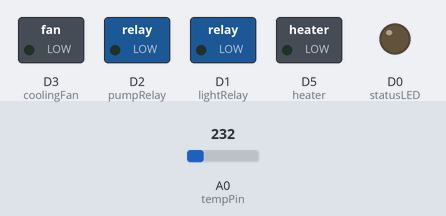
A sketch run on a simulated ESP8266 (NodeMCU). On the bench: switched loads named in the sketch (green lamp = pin HIGH), output pins drawn as LEDs (lit = HIGH). The test bench sets the inputs (shaded band); at power-on: A0 (tempPin) = 232. WiFi joins after 1.5 s; servers stay silent unless stated; what the sketch prints to the serial monitor is not drawn.

Above: at 4.3 s.
4.4 s: A0 (tempPin) set to 255
5.9 s: A0 (tempPin) set to 274
At 7.0 s:
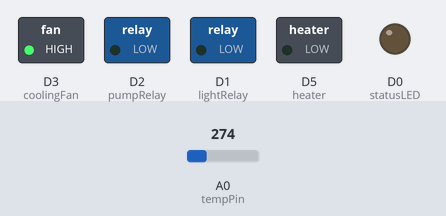
10.4 s: A0 (tempPin) set to 266
At 11.6 s:
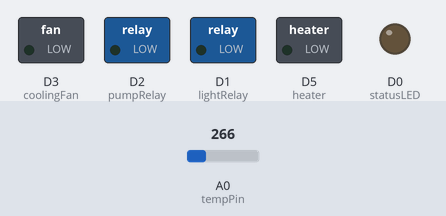
11.9 s: A0 (tempPin) set to 290
At 12.8 s:
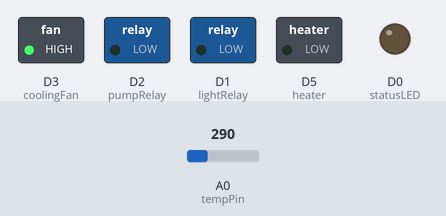
Timing chart, 0 to 14.4 s (numbered marks = the images above; inputs shaded):
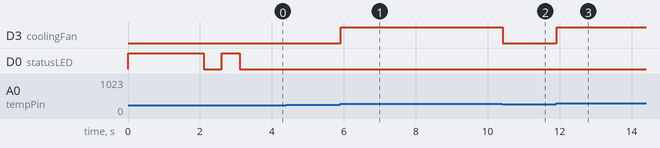

The sketch:

activateDevicesArduinoESPPosted.ino
```cpp
/*
 * This sketch will accept input from
 * a website and use that input to activate
 * lights attached to an optocoupler
 * and a DC pump by way of a relay
 * It also performs climate control functions
 * by testing values set by the website
 * against the current temperature and activate
 * either heating or cooling(extractor fans)
 * when the temperature is out of set parameters
 *
 * This sketch is designed for use
 * with a nodeMCU esp8266 12-E
 *
 * Created by Samuel Sheedy and Stephaine Ryan Istvan
 * Date: 10/03/2018
 */

//Include the espboard libraries we need
#include <ESP8266WiFi.h>
//#include <ESP8266WebServer.h> //note this library is not used, it has been added in case we decide to change how we implement the server
//Define our pins for each of the modules
#define lightRelay D1
#define pumpRelay D2
#define coolingFan D3
#define heater D5
#define tempPin A0
#define statusLED 16 //This is just for testing
//Create a server object that will listen on port 80
WiFiServer server(80);
//Set a static IP address
IPAddress ip(192,168,0,59);
IPAddress subnet(255,255,255,0);
IPAddress gateway(192,168,0,1);
//Create global variables that we will use in the program
//currentMillis will be used to test how long the pump has been running
long int currentMillis = 0;
//max and min temperature values will be used for climate control
float maxTemp = 30;
float minTemp = 0;

void setup()
{
  //set the defined pins to outputs
  pinMode(lightRelay,OUTPUT);
  pinMode(pumpRelay,OUTPUT);
  pinMode(coolingFan,OUTPUT);
  pinMode(heater,OUTPUT);
  pinMode(statusLED,OUTPUT);
  Serial.begin(115200);
  //Connect to wifi with the SSID and Password
  WiFi.config(ip,gateway, subnet);
  WiFi.begin("xxxxx","xxxxx");
  while ((!(WiFi.status() == WL_CONNECTED)))
  {
    digitalWrite(statusLED, HIGH);
    delay(200);
    digitalWrite(statusLED, LOW);
    Serial.println("connecting");
  }
  //flash the on board led twice after we have connected successfully
  digitalWrite(statusLED, HIGH);
  delay(500);
  digitalWrite(statusLED, LOW);
  delay(500);
  digitalWrite(statusLED, HIGH);
  delay(500);
  digitalWrite(statusLED, LOW);
  Serial.println(WiFi.localIP());
  //Set the server to start listening for incoming traffic
  server.begin();
}
void loop()
{
  //Run the function that tests the values of min and max temp
  float curTemp = checkTempRange();
  //Serial.println(WiFi.localIP()); //Debug - To find out ip of device
 //check if the device is still connected to wifi, connect again if it is not
  connectToWifi();
  //Run the function that listens for clients
  gatherData(curTemp);
  //Check how long the pump has been running for
  if(millis() >= (currentMillis + 15000))
  {
    //run the function that turns off the pump if true
    timerOverflow();
  }
}
void gatherData(float curTemp)
{
  //Create String variables that hold the input from the client
  //and the response that the device will send
  String clientInput = "initial",clientResponse;
  //Create a WiFiClient object
  WiFiClient client = server.available();
  //Check if there was a client connection, return to main if not
  if (!client) {return; }
  while(!client.available()){delay(1);}
  //if the client has connected then check what it has sent
  if (client.available())
  {
    //Loop through the request headers until the blank
    //line at the end
    while(clientInput.length() >= 2)
    {
       clientInput = client.readStringUntil('\n');
       Serial.println(clientInput);
    }
    //get the posted string
    clientInput = client.readStringUntil('/');
    Serial.println(clientInput);
    //trim whitespace from the string
    clientInput.trim();
    //respond to the client with http headers
    sendHeadersToClient(client);
    //run the function that will turn on or off devices
    clientResponse = activateDevices(client, clientInput, curTemp);
    //send a response to the client
    client.print(clientResponse);
    //close the connection to the client
    client.stop();
    delay(1);
  }
}
void timerOverflow()
{
  //turn off the pump
  digitalWrite(pumpRelay,LOW);
}
void connectToWifi()
{
  //This function will test if the board has
  //a connection to an access point
  //and if it doesn't it will attempt to connect
  //to a specific access point
  if((!(WiFi.status() == WL_CONNECTED)))
  {
    WiFi.config(ip,gateway, subnet);
    WiFi.begin("NeffyNet","pword123");
    while ((!(WiFi.status() == WL_CONNECTED)))
    {
      Serial.println("Connecting");
      digitalWrite(statusLED,HIGH);
      delay(200);
      digitalWrite(statusLED, LOW);
    }
    Serial.println("Connected");
    Serial.println(WiFi.localIP());
    digitalWrite(statusLED, HIGH);
    delay(500);
    digitalWrite(statusLED, LOW);
    delay(500);
    digitalWrite(statusLED, HIGH);
    delay(500);
    digitalWrite(statusLED,LOW);
  }
}
void sendHeadersToClient(WiFiClient client) //WiFiClient for esp8266, BridgeClient if using the arduino yun
{
  //This function prints the response headers to the client
  client.println("HTTP/1.1 200 OK"); //HTTP/1.1 200 OK for esp8266 respones, if using with arduino change to Status: 200
  client.println("Access-Control-Allow-Origin: *");
  client.println("Access-Control-Allow-Methods: POST");
  client.println("Content-Type: text/html");
  client.println("Connection: close");
  client.println();
}
String activateDevices(WiFiClient client, String clientInput, float curTemp)
{
  //This function will activate the lights, pump, heater or fan
  //and send a response to the client
  String response,range;
  if(clientInput == "activateLights")
  {
    digitalWrite(lightRelay,HIGH);
    response = "Lights Activated";
  }
  else if(clientInput == "deactivateLights")
  {
    digitalWrite(lightRelay,LOW);
    response = "Lights deactivated";
  }
  else if(clientInput == "activatePump")
  {
    digitalWrite(pumpRelay,HIGH);
    currentMillis = millis();
    response = "Pump Activated";
  }
  else if(clientInput == "setMaxTemp")
  {
    range = client.readStringUntil('/');
    range.trim();
    Serial.println(range);
    Serial.println("Maximum temp selected");
    maxTemp = range.toInt();
    Serial.println(maxTemp);
    response = "Max temp set to: " + range + "<br>Current Temp: " + curTemp +"&deg;C";
  }
  else if(clientInput == "setMinTemp")
  {
    range = client.readStringUntil('/');
    range.trim();
    Serial.println("Minimum temp selected");
    Serial.println(range);
    minTemp = range.toInt();
    Serial.println(minTemp);
    response = "Min temp set to: " + range + "<br>Current Temp: " + curTemp +"&deg;C";
  }
  return response;
}
float checkTempRange()
{
  float currentTemp;
  currentTemp = analogRead(tempPin);
  delay(10);
  currentTemp = ((currentTemp*(3300/1024))-500)/10;
  //Serial.println(currentTemp);
  //currentTemp = 15; //hardcoded temp for testing without the sensor
  if(currentTemp > maxTemp)
  {
    digitalWrite(coolingFan,HIGH);
  }
  else if(currentTemp < maxTemp)
  {
    digitalWrite(coolingFan,LOW);
  }
  if(currentTemp < minTemp)
  {
    digitalWrite(heater,HIGH);
  }
  else if(currentTemp > minTemp)
  {
    digitalWrite(heater,LOW);
  }
  return currentTemp;
}
```

Measured:
- the behaviour switches between 266 and 267 on A0 (tempPin) (found by bisection; images 0 and 1)
- after the input at 4.4 s, every drawn part: stays the same
- after the input at 5.9 s, D3 (coolingFan): LOW → HIGH at once
- after the input at 10.4 s, D3 (coolingFan): HIGH → LOW at once
- after the input at 11.9 s, D3 (coolingFan): LOW → HIGH at once
